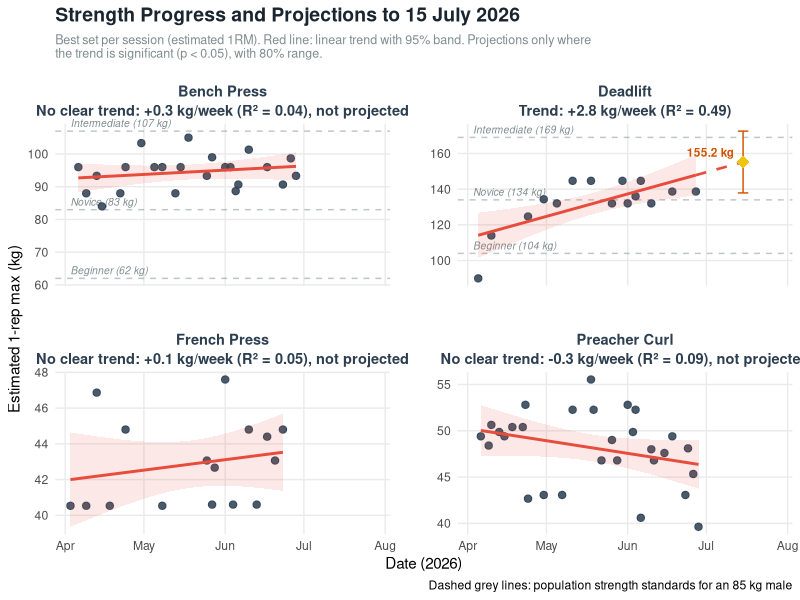
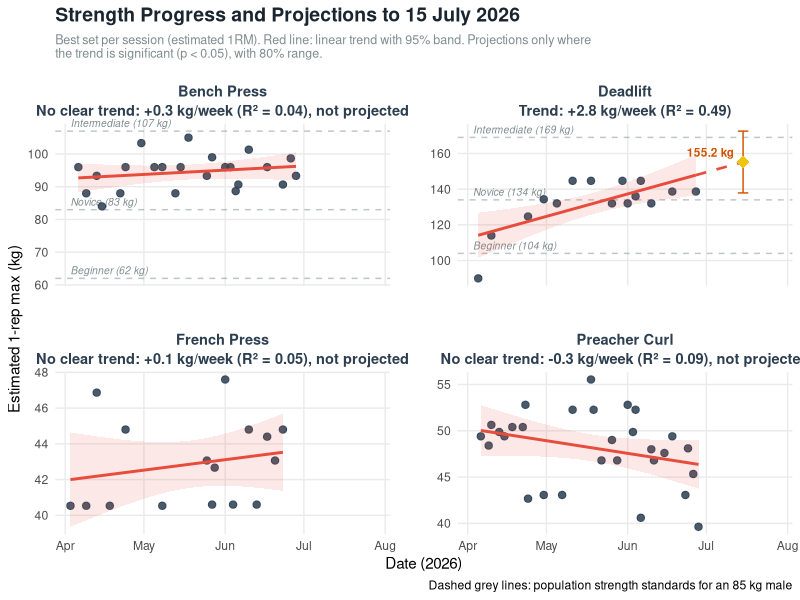

Here is the R script that generated these plots, in order:
# Strength Analysis Dashboard
# Tracks estimated one-rep max (1RM) for four lifts using each session's best set,
# and projects to 15 July 2026 only where the data shows a clear upward trend.
#
# How to run: open this file in RStudio, then Session > Set Working Directory >
# To Source File Location, then click "Source". Needs the tidyverse package.

library(tidyverse)

# 1. Load and clean ------------------------------------------------------------
lifts <- read_csv("lifts.csv", show_col_types = FALSE) %>%
  mutate(Date = dmy(Date)) %>%
  filter(!is.na(Date), !is.na(Est_1RM))

focus       <- c("Bench Press", "Deadlift", "French Press", "Preacher Curl")
target_date <- as.Date("2026-07-15")

# 2. Keep each session's best set ------------------------------------------------
# Later sets in a session are weaker because of fatigue, and sets from the same
# session are not independent measurements, so each session contributes one value:
# its best estimated 1RM.
peaks <- lifts %>%
  filter(Exercise %in% focus) %>%
  group_by(Exercise, Date) %>%
  summarise(Est_1RM = max(Est_1RM), .groups = "drop")

# 3. Fit a linear trend for each lift and test whether it is reliable -------------
trends <- peaks %>%
  group_by(Exercise) %>%
  group_modify(~ {
    fit  <- lm(Est_1RM ~ Date, data = .x)
    coef <- summary(fit)$coefficients
    last <- max(.x$Date)
    pred <- predict(fit, newdata = tibble(Date = target_date),
                    interval = "prediction", level = 0.80)
    tibble(
      sessions    = nrow(.x),
      kg_per_week = coef[2, 1] * 7,
      p_value     = coef[2, 4],
      r_squared   = summary(fit)$r.squared,
      last_date   = last,
      fit_last    = unname(predict(fit, newdata = tibble(Date = last))),
      proj        = pred[1, "fit"],
      proj_low    = pred[1, "lwr"],
      proj_high   = pred[1, "upr"]
    )
  }) %>%
  ungroup() %>%
  # Only treat a trend as real if it is upward and statistically significant
  mutate(clear_trend = p_value < 0.05 & kg_per_week > 0)

print(trends %>% mutate(across(where(is.numeric), ~ round(.x, 3))), width = Inf)
write_csv(trends, "trend_summary.csv")

# 4. Population benchmarks (85 kg male, compound lifts only) ---------------------
benchmarks <- tribble(
  ~Exercise,     ~Value, ~Label,
  "Bench Press",  62,    "Beginner (62 kg)",
  "Bench Press",  83,    "Novice (83 kg)",
  "Bench Press", 107,    "Intermediate (107 kg)",
  "Deadlift",    104,    "Beginner (104 kg)",
  "Deadlift",    134,    "Novice (134 kg)",
  "Deadlift",    169,    "Intermediate (169 kg)"
)

proj_points <- trends %>% filter(clear_trend)
# Panel titles: lifts without a clear trend say so, instead of showing a projection
panel_titles <- trends %>%
  mutate(title = if_else(clear_trend,
                         sprintf("%s\nTrend: %+.1f kg/week (R² = %.2f)", Exercise, kg_per_week, r_squared),
                         sprintf("%s\nNo clear trend: %+.1f kg/week (R² = %.2f), not projected",
                                 Exercise, kg_per_week, r_squared)))
panel_titles <- setNames(panel_titles$title, panel_titles$Exercise)

# 5. Draw the dashboard -------------------------------------------------------------
p <- ggplot(peaks, aes(x = Date, y = Est_1RM)) +
  geom_hline(data = benchmarks, aes(yintercept = Value),
             colour = "#7f8c8d", linetype = "dashed", alpha = 0.5) +
  geom_text(data = benchmarks, aes(y = Value, label = Label),
            x = min(peaks$Date), hjust = 0, vjust = -0.5,
            colour = "#7f8c8d", size = 2.6, fontface = "italic") +
  geom_point(colour = "#2c3e50", size = 2.2, alpha = 0.85) +
  geom_smooth(method = "lm", formula = y ~ x, colour = "#e74c3c",
              fill = "#e74c3c", alpha = 0.12, linewidth = 1) +
  # Projection only where the trend is clear: dashed extension plus 80% range
  geom_segment(data = proj_points,
               aes(x = last_date, y = fit_last, xend = target_date, yend = proj),
               colour = "#e74c3c", linetype = "dashed", linewidth = 0.9) +
  geom_errorbar(data = proj_points,
                aes(x = target_date, ymin = proj_low, ymax = proj_high),
                inherit.aes = FALSE, width = 4, colour = "#d35400") +
  geom_point(data = proj_points, aes(x = target_date, y = proj),
             colour = "#f1c40f", size = 4, shape = 18) +
  geom_text(data = proj_points,
            aes(x = target_date, y = proj, label = paste0(round(proj, 1), " kg")),
            hjust = 1.2, vjust = -0.6, colour = "#d35400", size = 3, fontface = "bold") +
  facet_wrap(~ Exercise, scales = "free_y", nrow = 2,
             labeller = as_labeller(panel_titles)) +
  coord_cartesian(xlim = c(min(peaks$Date), as.Date("2026-07-28")), clip = "off") +
  labs(
    title    = "Strength Progress and Projections to 15 July 2026",
    subtitle = str_wrap("Best set per session (estimated 1RM). Red line: linear trend with 95% band. Projections only where the trend is significant (p < 0.05), with 80% range.", width = 100),
    x        = "Date (2026)",
    y        = "Estimated 1-rep max (kg)",
    caption  = "Dashed grey lines: population strength standards for an 85 kg male"
  ) +
  theme_minimal(base_size = 11) +
  theme(
    plot.title       = element_text(face = "bold", size = 14, colour = "#1a252f"),
    plot.subtitle    = element_text(size = 9, colour = "#7f8c8d", margin = margin(b = 12)),
    strip.text       = element_text(face = "bold", size = 10.5, colour = "#2c3e50", lineheight = 1.1),
    panel.spacing    = unit(2, "lines"),
    panel.grid.minor = element_blank()
  )

print(p)
ggsave("strength_dashboard.png", p, width = 9, height = 7, dpi = 150, bg = "white")
message("Saved strength_dashboard.png and trend_summary.csv")
